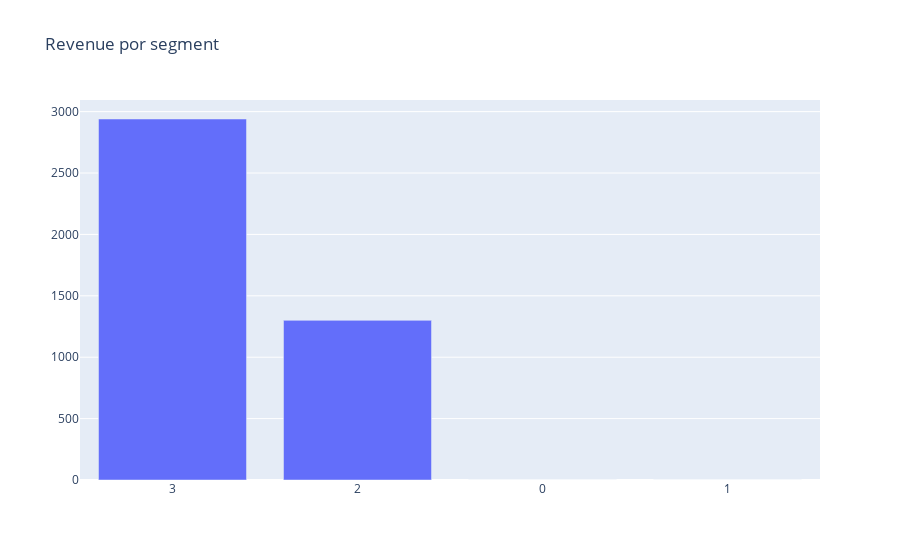

Notebook cell for this chart:
### Code cell
plot_data = [
    go.Bar(
        x=df_2_segment_revenue['segment'],
        y=df_2_segment_revenue['revenue_total'],
    )
]

plot_layout = go.Layout(
        xaxis={"type": "category"},
        title='Revenue por segment'
    )

plt.figure(figsize=(16,16))
fig = go.Figure(data=plot_data, layout=plot_layout)
fig.write_html('fig4segment.html')
pyoff.iplot(fig)

### Figure 1 — Plotly figure (JSON) as saved in the notebook; plotly's stock layout.template omitted (floating-point values rounded to 4 significant figures)
{"data": [{"type": "bar", "x": [3, 2, 0, 1], "y": [2940, 1300, 0, 0]}], "layout": {"title": {"text": "Revenue por segment"}, "xaxis": {"type": "category"}}}
